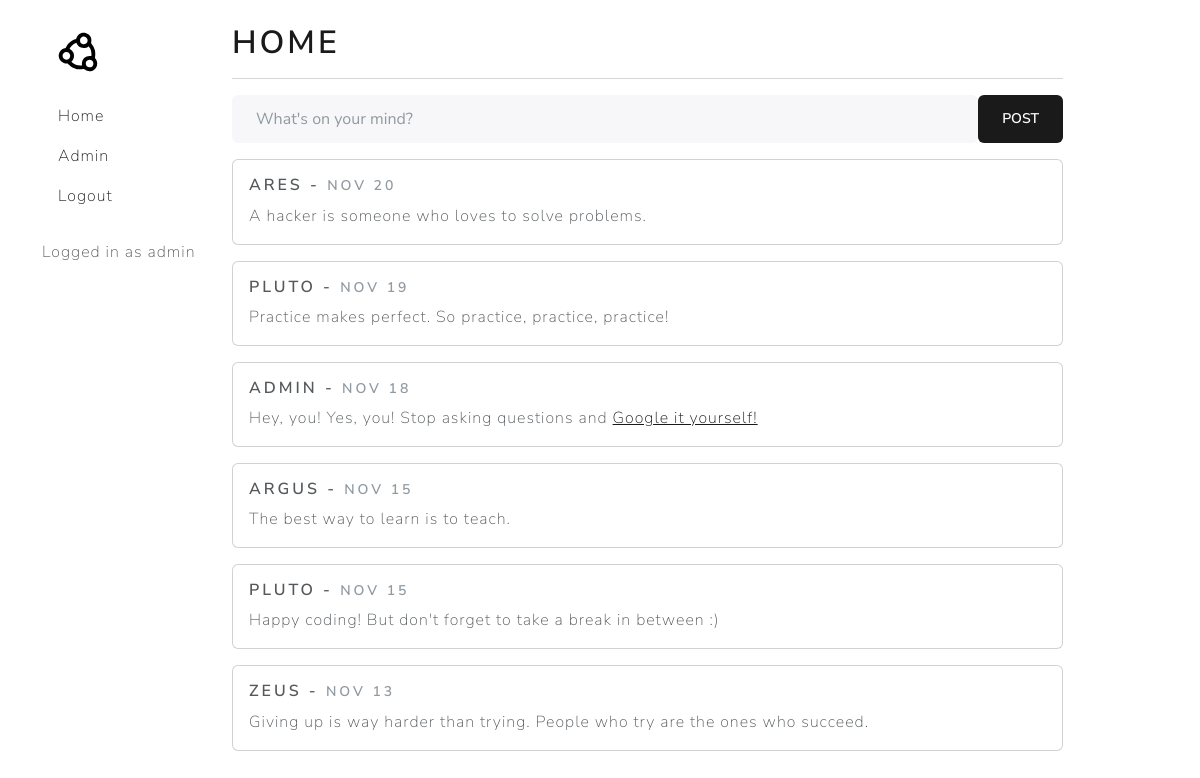
Screenshot of / (signed in) with the database file from the repository.
### app.py (models this page shows, shortened)
class User(db.Model):
    id = db.Column(db.Integer, primary_key=True)
    username = db.Column(db.String(80), unique=True, nullable=False)
    email = db.Column(db.String(120), unique=True, nullable=False)
    password = db.Column(db.String(80), nullable=False)
    admin = db.Column(db.Boolean, default=False)
    otp_enabled = db.Column(db.Boolean, default=False)
    otp_code = db.Column(db.String(6), nullable=False, default="000000")

class Post(db.Model):
    id = db.Column(db.Integer, primary_key=True)
    post = db.Column(db.String(120), nullable=False)
    date = db.Column(db.DateTime, nullable=False, default=datetime.datetime.utcnow)
    user_id = db.Column(db.Integer, db.ForeignKey("user.id"), nullable=False)
    user = db.relationship("User", backref=db.backref("posts", lazy=True))

### app.py (the view, shortened to what this page needs)
@app.route("/")
def index():
    return render_template(
        "index.html", posts=sorted(Post.query.all(), key=lambda x: x.date, reverse=True)
    )

### templates/index.html (shortened to what this page needs)
{% extends "base.html" %}
{% block title %}Home{% endblock %}
{% block content %}
{% if session %}
<form action="/post" method="POST">
  <div class="input-group mb-3">
    <input type="text" class="form-control rounded" id="post" name="post" placeholder="What's on your mind?">
    <div class="input-group-append">
      <button type="submit" class="btn btn-primary rounded">Post</button>
    </div>
  </div>
</form>
{% endif %}
{% for post in posts %}
<div class="card rounded mt-3">
  <div class="card-body">
    <h5 class="card-title">{{ post.user.username }} - <small
        class="text-muted ">{{ post.date.strftime("%b %d") }}</small></h5>
    <p class="card-text">{{ post.post | safe }}</p>
  </div>
</div>
{% endfor %}
{% endblock %}

### templates/base.html (shortened to what this page needs)
<!DOCTYPE html>
<html lang="en">
<head>
    <link rel="stylesheet" href="{{ url_for('static', filename='css/bootstrap.min.css') }}">
    <link rel="stylesheet" href="{{ url_for('static', filename='css/styles.css') }}">
</head>
<body>
    <div class="container mt-4">
        <div class="row">
            <div class="col-2">
                <nav class="nav flex-column">
                    <a class="nav-link" href=""><img src="{{ url_for('static', filename='img/logo.svg') }}" alt="logo" class="mb-3" width="40" height="40"></a>
                    <a class="nav-link" href="{{ url_for('index') }}">Home</a>
                    {% if session['admin'] == True %}
                    <a class="nav-link" href="{{ url_for('admin') }}">Admin</a>
                    {% endif %}
                    {% if session %}
                    <a class="nav-link" href="{{ url_for('logout') }}">Logout</a>
                    {% endif %}
                </nav>
                {% if session %}
                <div class="mt-4">
                    <p>Logged in as {{ session['username'] }}</p>
                </div>
                {% endif %}
            </div>
            <div class="col-9">
                <h1>{{ self.title() }}</h1>
                <hr>
                {% block content %}{% endblock %}
            </div>
        </div>
    </div>
</body>
</html>

### rows the page displays
User: username "admin"
Post: user.username "ARES", date "NOV 20", post "A hacker is someone who loves to solve problems."
Post: user.username "PLUTO", date "NOV 19", post "Practice makes perfect. So practice, practice, practice!"
Post: user.username "ADMIN", date "NOV 18", post "Hey, you! Yes, you! Stop asking questions and Google it yourself!"
Post: user.username "ARGUS", date "NOV 15", post "The best way to learn is to teach."
Post: user.username "PLUTO", date "NOV 15", post "Happy coding! But don't forget to take a break in between :)"
Post: user.username "ZEUS", date "NOV 13", post "Giving up is way harder than trying. People who try are the ones who succeed."
